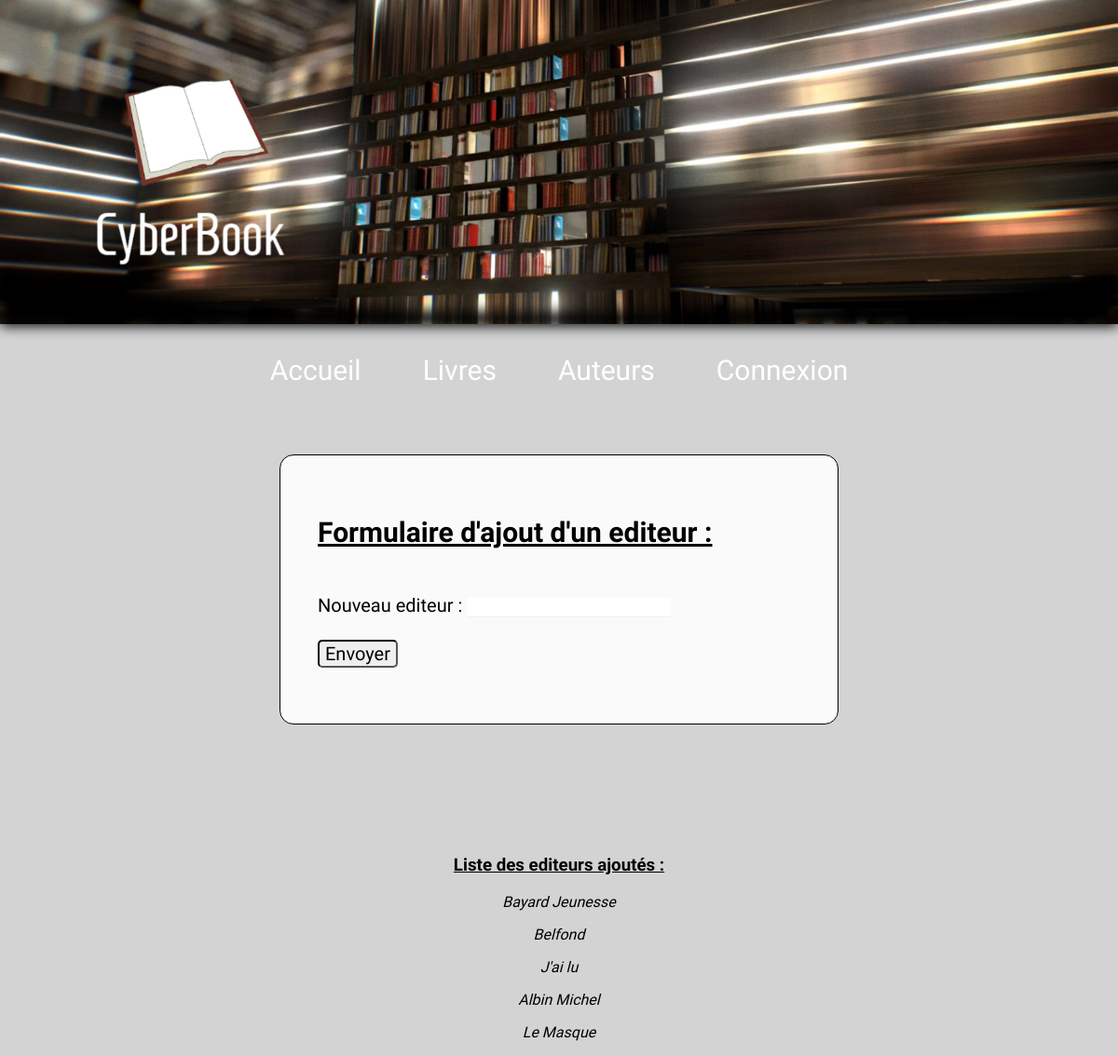
The page /Ajout_Edi.php on the database as committed earlier.
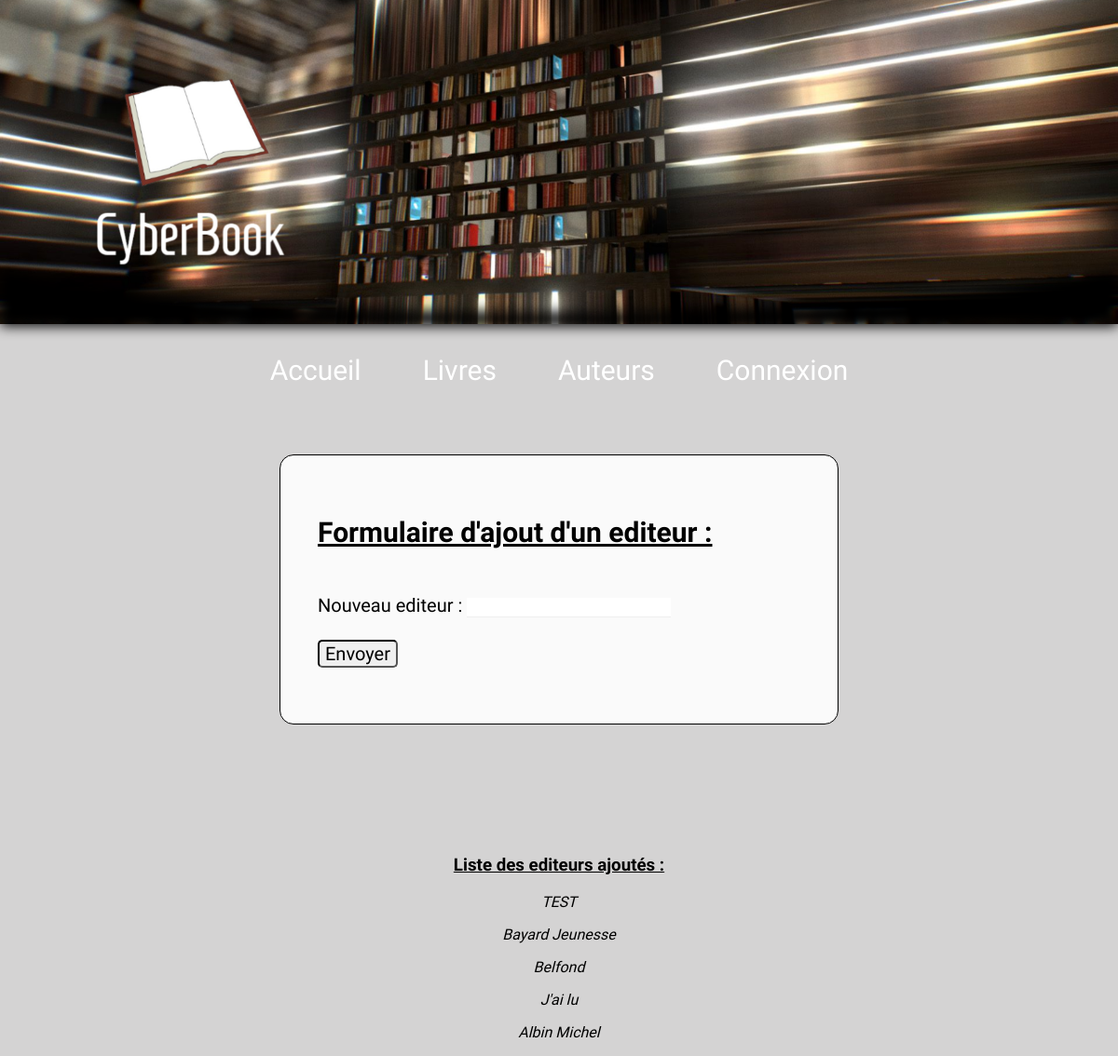
The same page on the database as committed later.
### tables this page shows
CREATE TABLE IF NOT EXISTS `editeur` (
  `id` int(11) NOT NULL AUTO_INCREMENT,
  `editeur` varchar(150) NOT NULL,
  PRIMARY KEY (`id`)
);

### src/Ajout_Edi.php (the view, shortened to what this page needs)
<!DOCTYPE html>
<html>
    <head>
    	<link rel="stylesheet" type="text/css" href="css/style_ajout.css">
    </head>
    <body>
    	<?php include "header.php" ?>
    <form class="formulaire" action="Ajout_Edit_Post.php" onsubmit="return verifEdit()" method="post">
        <p> <h2 style="text-decoration: underline;">Formulaire d'ajout d'un editeur : </h2><br>
        <label for="editeur">Nouveau editeur</label> : <input  class="input" type="text" name="editeur" id="edit" value=""/><br /><br />
        <input style="text-align: center;" class="button" onclick="return verif();" type="submit" value="Envoyer" /><br />
        </p>
        </form>
        <?php
        include "bdd.php";
        ?>
<section style="text-align: center;">
<h3 style="text-decoration: underline;">Liste des editeurs ajoutés :</h3>
<?php
$reponse = $bdd->query('SELECT * FROM editeur ORDER BY id DESC LIMIT 0, 5');
while ($donnees = $reponse->fetch())
{
	echo '<p><em>' . htmlspecialchars($donnees['editeur']) . '</em></p>';
}
?>
</section>
    </body>
</html>

Rows that differ between the two databases and show on the page:
no longer on this page (row unchanged): editeur: editeur "Le Masque"
added editeur: editeur "TEST"
